Frame 1 (no input): blank canvas, image omitted
Frame 60 (no input): blank canvas, image omitted
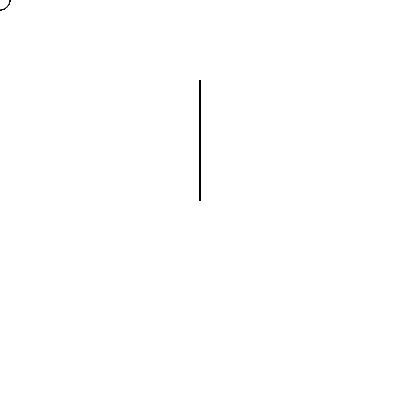
Frame 120 (the mouse pressed at the canvas centre since frame 60)

The p5.js sketch whose frames 1 and 60 were blank and that drew this single picture after the mouse press (run headless with seeded random() and noise() and a simulated clock; from frame 60 on, the mouse is pressed at the canvas centre):

// p5.js sketch
// ── sketch.js
let x = 0
function setup() {
  createCanvas(400, 400);
}

function draw() {
  //background(220);
  if(mouseIsPressed){
 triangle(mouseX,mouseY, mouseX, 80, mouseX,mouseY);
}else{
 circle(mouseX, mouseY, 20);
}
  
}
